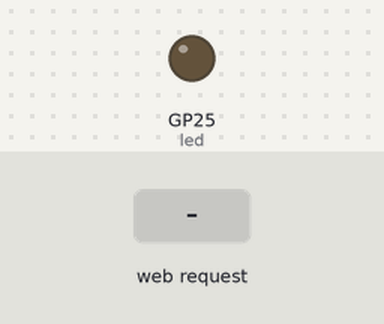
Simulated run of this program. Board: Raspberry Pi Pico running MicroPython. Parts: output pins drawn as LEDs (lit = HIGH). The test bench sets the inputs (shaded band). The board's own WiFi access point starts at once; what the program prints to the serial console is not drawn.

Above: at 1.2 s.
1.3 s: HTTP request GET / received
At 2.4 s:
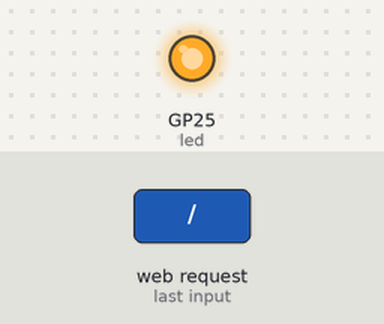
Timing chart, 0 to 4.3 s (numbered marks = the images above; inputs shaded):
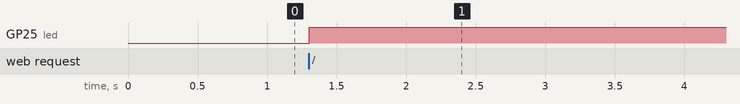

The program:

main.py
```python
import socket
import network
import tinyweb
from machine import Pin
from utime import sleep

# Define SSID and password for the access point
ssid = "PicoW"
password = "123456789"

# Define an access point, name it and then make it active
ap = network.WLAN(network.AP_IF)
ap.config(essid=ssid, password=password)
ap.active(True)

# Wait until it is active
while ap.active == False:
    pass

print("Access point active")
# Print out IP information
print(ap.ifconfig())

# Define on-board LED
led = Pin("LED", Pin.OUT)

# Start up a tiny web server
app = tinyweb.webserver()

# Serve a simple Hello World! response when / is called
# and turn the LED on/off using toggle()
@app.route('/')
async def index(request, response):
    # Start HTTP response with content-type text/html
    await response.start_html()
    # Send actual HTML page
    await response.send('<html><body><h1>Hello, world!</h1></body></html>\n')

    led.toggle()

# Run the web server as the sole process
app.run(host="0.0.0.0", port=80)
```

Measured:
- after the input at 1.3 s, GP25 (led): LOW → HIGH at once
